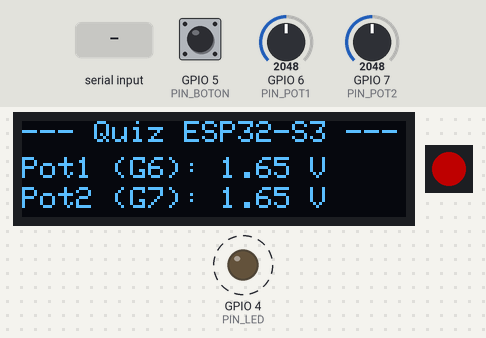
This sketch was run on a simulated ESP32-S3. On the bench: 128×32 one-colour display, 1 RGB LEDs in strip order, left to right, output pins drawn as LEDs (lit = HIGH). Dashed ring = blinking. Inputs (shaded band) come from the test bench; at power-on: GPIO 5 (PIN_BOTON) HIGH, GPIO 6 (PIN_POT1) = 2048, GPIO 7 (PIN_POT2) = 2048 (analog values on the 0–4095 scale). Dim RGB values are drawn brighter than linear; what the sketch prints to the serial monitor is not drawn.

Above: at 2.7 s.
2.8 s: GPIO 5 (PIN_BOTON) pulled LOW for 0.25 s
At 3.3 s:
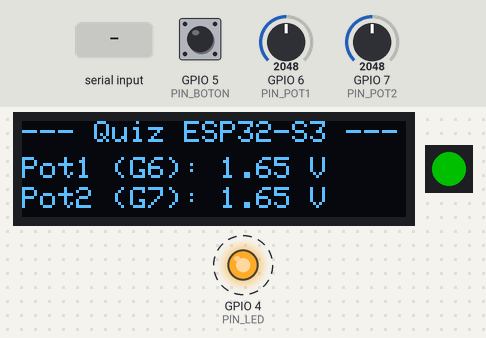
6.0 s: "b" received over Serial
At 7.0 s:
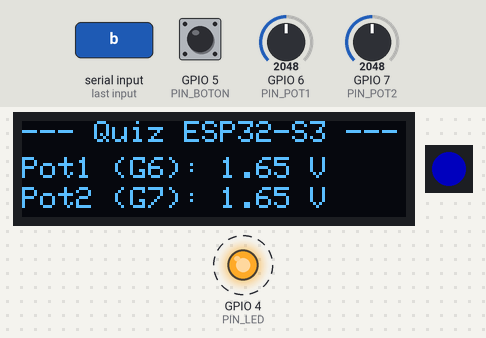
9.0 s: GPIO 6 (PIN_POT1) set to 2094
At 9.7 s:
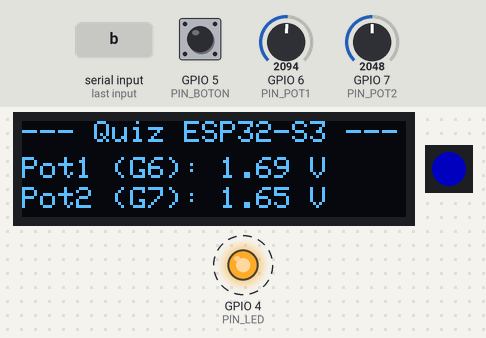
12.0 s: GPIO 7 (PIN_POT2) set to 2118
At 13.5 s:
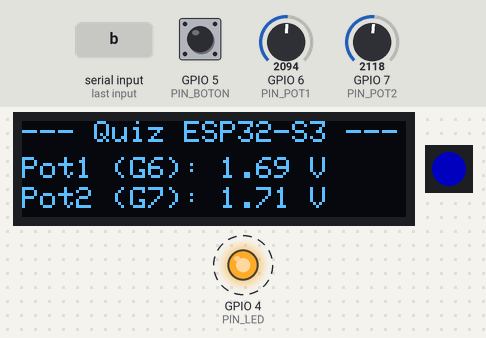
15.0 s: "r" received over Serial
At 16.1 s:
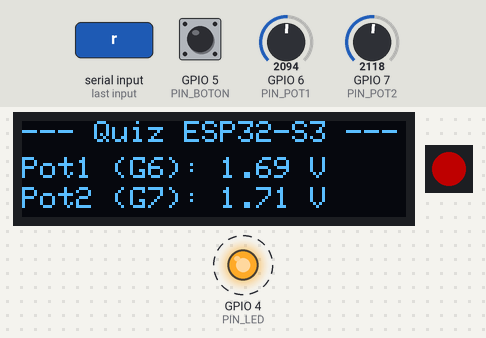
18.0 s: "g" received over Serial
At 18.7 s:
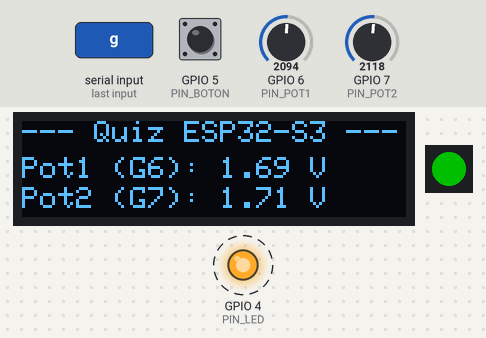
Timing chart, 0 to 22.0 s (numbered marks = the images above; inputs shaded):
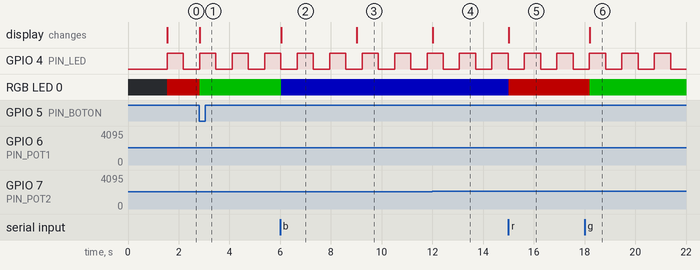

Measured:
- the behaviour switches between 2053 and 2054 on GPIO 6 (PIN_POT1) (found by bisection; images 2 and 3)
- the behaviour switches between 2053 and 2054 on GPIO 7 (PIN_POT2) (found by bisection; images 3 and 4)
- after the input at 2.8 s, RGB LED 0: RGB(80, 0, 0) → RGB(0, 80, 0) at once
- after the input at 6.0 s, RGB LED 0: RGB(0, 80, 0) → RGB(0, 0, 80) at once
- after the input at 9.0 s, the display: changes at once (image 3)
- after the input at 12.0 s, the display: changes at once (image 4)
- after the input at 15.0 s, RGB LED 0: RGB(0, 0, 80) → RGB(80, 0, 0) at once
- after the input at 18.0 s, RGB LED 0: RGB(80, 0, 0) → RGB(0, 80, 0) after 0.21 s

The sketch:

quiz_integrado_esp32s3.ino
```cpp
// ================================================================
//  Introducción a la Bioinstrumentación · Quiz de Laboratorio
//  ESP32-S3 · Código integrado — todos los periféricos
// ================================================================
//  LED externo     → GPIO4 (resistencia 220Ω → GND)
//  Pulsador        → GPIO5 (INPUT_PULLUP → GND)
//  Potenciómetro 1 → GPIO6
//  Potenciómetro 2 → GPIO7
//  OLED SSD1306    → SDA GPIO8 · SCL GPIO9
//  NeoPixel        → GPIO48
//
//  Comandos por Monitor Serie (115200 baud):
//  r=Rojo  g=Verde  b=Azul  n=Siguiente color
//  l=Toggle LED    v=Leer voltajes
// ================================================================

#include <Wire.h>
#include <Adafruit_GFX.h>
#include <Adafruit_SSD1306.h>
#include <Adafruit_NeoPixel.h>

#define PIN_LED       4
#define PIN_BOTON     5
#define PIN_POT1      6
#define PIN_POT2      7
#define PIN_SDA       8
#define PIN_SCL       9
#define PIN_NEOPIXEL  48
#define NUM_PIXELS    1
#define ADC_MAX       4095.0
#define V_REF         3.3
#define OLED_ADDR     0x3C

Adafruit_SSD1306  oled(128, 32, &Wire, -1);
Adafruit_NeoPixel pixel(NUM_PIXELS, PIN_NEOPIXEL, NEO_GRB + NEO_KHZ800);

struct Color { uint8_t r, g, b; const char* nombre; };
const Color COLORES[] = {
  { 255,   0,   0, "Rojo"     },
  {   0, 255,   0, "Verde"    },
  {   0,   0, 255, "Azul"     },
  { 255, 255,   0, "Amarillo" },
  { 128,   0, 128, "Morado"   }
};
const int NUM_COLORES = 5;

int           colorActual   = 0;
bool          estadoLED     = false;
bool          botonAnterior = HIGH;
unsigned long tAnterior     = 0;

// ── Aplica color al NeoPixel ─────────────────────────────────
void aplicarColor(int idx) {
  pixel.setPixelColor(0, pixel.Color(COLORES[idx].r, COLORES[idx].g, COLORES[idx].b));
  pixel.show();
}

// ── Refresca la OLED ─────────────────────────────────────────
void actualizarOLED(float v1, float v2, bool boton) {
  oled.clearDisplay();
  oled.setTextSize(0.5);
  oled.setCursor(0, 0);  oled.println("--- Quiz ESP32-S3 ---");
  oled.setCursor(0, 12); oled.printf("Pot1 (G6): %.2f V", v1);
  oled.setCursor(0, 22); oled.printf("Pot2 (G7): %.2f V", v2);
  oled.setCursor(0, 34); oled.print("Boton: ");
  oled.print(boton == LOW ? "PRESIONADO" : "Libre");
  oled.setCursor(0, 44); oled.print("LED RGB: ");
  oled.print(COLORES[colorActual].nombre);
  oled.setCursor(0, 54); oled.print("LED ext: ");
  oled.print(digitalRead(PIN_LED) ? "ON" : "OFF");
  oled.display();
}

// ── Procesa comandos Serial ───────────────────────────────────
void procesarComandoSerial() {
  if (!Serial.available()) return;
  char cmd = Serial.read();
  switch (cmd) {
    case 'r': colorActual = 0; aplicarColor(colorActual); Serial.println("NeoPixel → Rojo");    break;
    case 'g': colorActual = 1; aplicarColor(colorActual); Serial.println("NeoPixel → Verde");   break;
    case 'b': colorActual = 2; aplicarColor(colorActual); Serial.println("NeoPixel → Azul");    break;
    case 'n':
      colorActual = (colorActual + 1) % NUM_COLORES;
      aplicarColor(colorActual);
      Serial.print("NeoPixel → "); Serial.println(COLORES[colorActual].nombre);
      break;
    case 'l':
      estadoLED = !estadoLED;
      digitalWrite(PIN_LED, estadoLED);
      Serial.print("LED externo → "); Serial.println(estadoLED ? "ON" : "OFF");
      break;
    case 'v': {
      float va = (analogRead(PIN_POT1) / ADC_MAX) * V_REF;
      float vb = (analogRead(PIN_POT2) / ADC_MAX) * V_REF;
      Serial.printf("GPIO6: %.2f V | GPIO7: %.2f V\n", va, vb);
      break;
    }
    default: break;
  }
}

// ================================================================
void setup() {
  Serial.begin(115200);
  Serial.println("=== Quiz ESP32-S3 · Bioinstrumentacion ===");
  Serial.println("Comandos: r g b n l v");

  pinMode(PIN_LED,   OUTPUT);
  pinMode(PIN_BOTON, INPUT_PULLUP);
  analogReadResolution(12);

  Wire.begin(PIN_SDA, PIN_SCL);
  if (!oled.begin(SSD1306_SWITCHCAPVCC, OLED_ADDR)) {
    Serial.println("[ERROR] OLED no encontrada. Revisa SDA/SCL.");
    while (true);
  }
  oled.clearDisplay();
  oled.setTextColor(SSD1306_WHITE);
  oled.setTextSize(1);
  oled.setCursor(0, 0);
  oled.println("  Quiz ESP32-S3");
  oled.println("Bioinstrumentacion");
  oled.println("\n  Iniciando...");
  oled.display();
  delay(1500);

  pixel.begin();
  pixel.setBrightness(80);
  aplicarColor(colorActual);
}

// ================================================================
void loop() {
  unsigned long ahora = millis();

  // LED parpadea cada 500 ms
  if (ahora - tAnterior >= 500) {
    tAnterior = ahora;
    estadoLED = !estadoLED;
    digitalWrite(PIN_LED, estadoLED);
  }

  // Pulsador: detecta flanco de bajada
  bool botonActual = digitalRead(PIN_BOTON);
  if (botonActual == LOW && botonAnterior == HIGH) {
    colorActual = (colorActual + 1) % NUM_COLORES;
    aplicarColor(colorActual);
    Serial.print("Boton pulsado. NeoPixel: ");
    Serial.println(COLORES[colorActual].nombre);
  }
  botonAnterior = botonActual;

  // Potenciómetros → voltaje
  float v1 = (analogRead(PIN_POT1) / ADC_MAX) * V_REF;
  float v2 = (analogRead(PIN_POT2) / ADC_MAX) * V_REF;

  // Monitor Serie
  Serial.printf("Pot GPIO6: %.2f V  |  Pot GPIO7: %.2f V\n", v1, v2);

  // OLED
  actualizarOLED(v1, v2, botonActual);

  // Comandos Serial
  procesarComandoSerial();

  delay(200);
}
```
